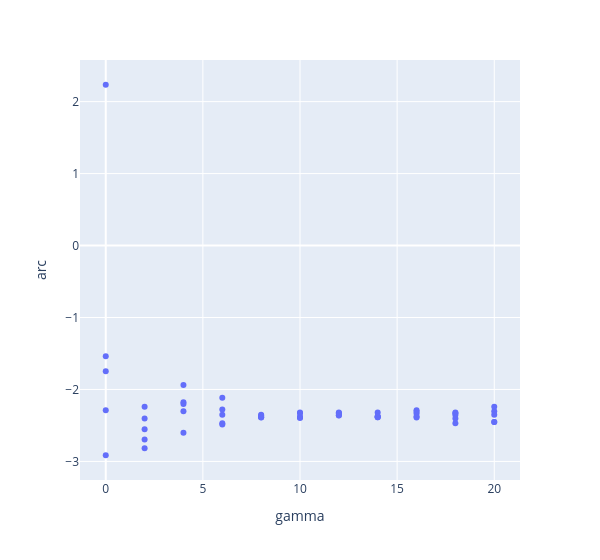

The notebook cell saved with this chart:
### Code cell
px.scatter(clusterveldf, x="gamma", y="arc").update_layout(width=600)

### Figure 1 — Plotly figure (JSON) as saved in the notebook; plotly's stock layout.template omitted (floating-point values rounded to 4 significant figures)
{"data": [{"hovertemplate": "gamma=%{x}<br>arc=%{y}<extra></extra>", "legendgroup": "", "marker": {"color": "#636efa", "symbol": "circle"}, "mode": "markers", "name": "", "orientation": "v", "showlegend": false, "type": "scatter", "x": [4, 8, 12, 16, 12, 4, 0, 12, 10, 16, 20, 14, 2, 12, 8, 2, 18, 10, 2, 0, 4, 2, 20, 2, 18, 10, 8, 20, 20, 6, 14, 14, 18, 6, 16, 6, 8, 0, 4, 4, 10, 14, 0, 16, 16, 10, 6, 20, 14, 6, 12, 18, 18, 0, 8], "xaxis": "x", "y": [-2.302, -2.386, -2.319, -2.389, -2.328, -2.179, -1.748, -2.339, -2.331, -2.335, -2.303, -2.32, -2.241, -2.363, -2.353, -2.553, -2.468, -2.396, -2.403, 2.234, -2.201, -2.817, -2.353, -2.695, -2.331, -2.384, -2.39, -2.454, -2.453, -2.486, -2.388, -2.375, -2.355, -2.352, -2.29, -2.468, -2.361, -1.54, -1.939, -2.602, -2.385, -2.385, -2.289, -2.376, -2.309, -2.321, -2.278, -2.239, -2.374, -2.113, -2.358, -2.32, -2.403, -2.914, -2.378], "yaxis": "y"}], "layout": {"legend": {"tracegroupgap": 0}, "margin": {"t": 60}, "width": 600, "xaxis": {"anchor": "y", "domain": [0, 1], "title": {"text": "gamma"}}, "yaxis": {"anchor": "x", "domain": [0, 1], "title": {"text": "arc"}}}}
